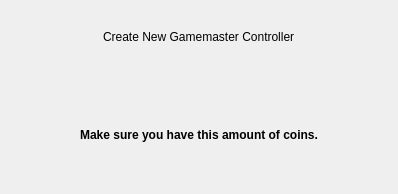
        <widget class="QWidget" name="page_1">
         <layout class="QVBoxLayout" name="verticalLayout_1" stretch="0,0,3,0,0,0">
          <property name="spacing">
           <number>6</number>
          </property>
          <property name="leftMargin">
           <number>80</number>
          </property>
          <property name="topMargin">
           <number>12</number>
          </property>
          <property name="rightMargin">
           <number>80</number>
          </property>
          <property name="bottomMargin">
           <number>12</number>
          </property>
          <item alignment="Qt::AlignHCenter">
           <widget class="QLabel" name="labelTitle1">
            <property name="minimumSize">
             <size>
              <width>0</width>
              <height>50</height>
             </size>
            </property>
            <property name="maximumSize">
             <size>
              <width>16777215</width>
              <height>50</height>
             </size>
            </property>
            <property name="text">
             <string>Create New Gamemaster Controller</string>
            </property>
           </widget>
          </item>
          <item>
           <spacer name="verticalSpacer_1_1">
            <property name="orientation">
             <enum>Qt::Vertical</enum>
            </property>
            <property name="sizeType">
             <enum>QSizePolicy::Fixed</enum>
            </property>
            <property name="sizeHint" stdset="0">
             <size>
              <width>20</width>
              <height>20</height>
             </size>
            </property>
           </spacer>
          </item>
          <item>
           <widget class="QLabel" name="labelMessage1a">
            <property name="alignment">
             <set>Qt::AlignHCenter|Qt::AlignTop</set>
            </property>
            <property name="wordWrap">
             <bool>true</bool>
            </property>
           </widget>
          </item>
          <item>
           <spacer name="verticalSpacer_1_2">
            <property name="orientation">
             <enum>Qt::Vertical</enum>
            </property>
            <property name="sizeType">
             <enum>QSizePolicy::Fixed</enum>
            </property>
            <property name="sizeHint" stdset="0">
             <size>
              <width>20</width>
              <height>20</height>
             </size>
            </property>
           </spacer>
          </item>
          <item>
           <widget class="QLabel" name="labelMessage1b">
            <property name="font">
             <font>
              <weight>75</weight>
              <bold>true</bold>
             </font>
            </property>
            <property name="text">
             <string>Make sure you have this amount of coins.</string>
            </property>
            <property name="alignment">
             <set>Qt::AlignCenter</set>
            </property>
           </widget>
          </item>
          <item>
           <spacer name="verticalSpacer_1_3">
            <property name="orientation">
             <enum>Qt::Vertical</enum>
            </property>
            <property name="sizeHint" stdset="0">
             <size>
              <width>20</width>
              <height>40</height>
             </size>
            </property>
           </spacer>
          </item>
         </layout>
        </widget>
